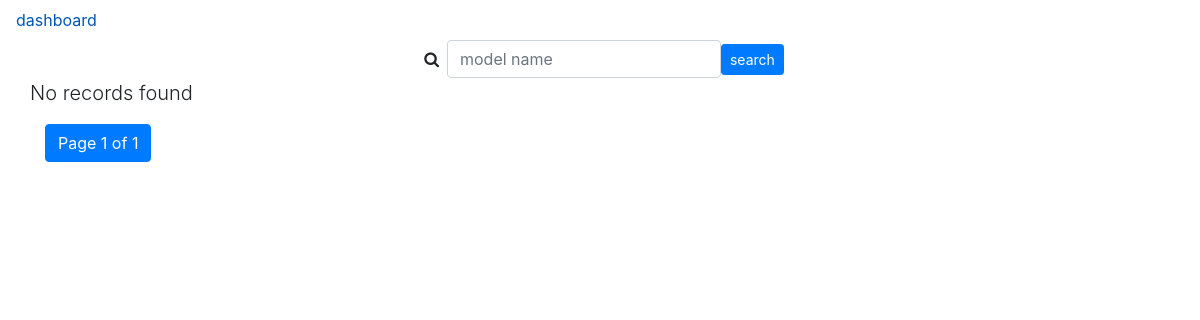
Page /storage/ on the earlier database version.
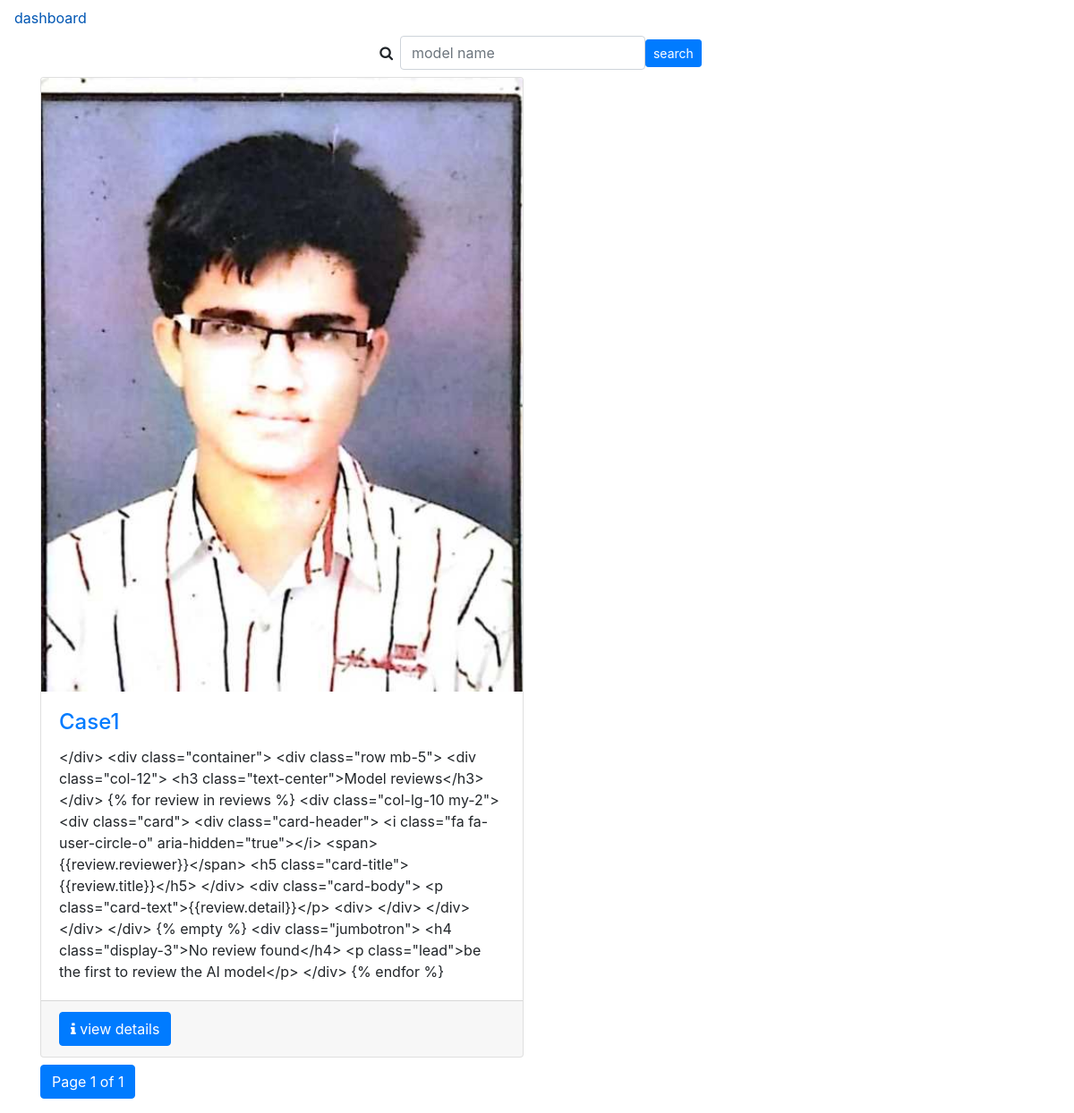
Same page on the later database version.
### storage/models.py (models this page shows, shortened)
class Cases(models.Model):
    Case_category = (
        ('Criminal Case',"Criminal Case"),
        ('Civil Case',"Civil Case"),
        ('Marriage Dissolution',"Marriage Dissolution"),
        ('Paternity and Child Custody',"Paternity and Child Custody"),
        ('Protection Orders Aganist Domestic Violence',"Protection Orders Aganist Domestic Violence"),
        ('Name Changes',"Name Changes"),
        ('Guardianship',"Guardianship"),
        ('Termination of Parental Rights and Adoptions',"Termination of Parental Rights and Adoptions"),
        ('Juvenile Matters',"Juvenile Matters"),
        ('Emancipation and Approval of Underage Marriages',"Emancipation and Approval of Underage Marriages"),
    )
    CaseName = models.CharField(max_length=255,default='Case')
    Category = models.CharField(choices=Case_category,default=Case_category[0][1], max_length=50)
    Description = models.TextField()
    Case_image = models.ImageField(upload_to='Case_dir/images',null=True)
    Contact_No = models.IntegerField(default=911234567890,unique=True)
    Name = models.ForeignKey(User_Profile,on_delete = models.CASCADE)
    email= models.EmailField(max_length=255,default='example@host.com')
    Requested_on = models.DateTimeField(auto_now=True)

### storage/views.py (the view)
# urls.py: path('', CasesListView.as_view(), name='view_cases'),
class CasesListView(ListView):
    model = Cases
    template_name = "storage/view.html"
    paginate_by = 8

### templates/storage/view.html (shortened to what this page needs)
{% extends 'layout/base.html' %}
{% load static %}
{% load crispy_forms_tags %}
{% block content %}
<nav class="nav">
    <a class="nav-link active" href="{% url 'dashboard' %}">dashboard</a>
</nav>
<div class="container">
    <div class="row  justify-content-center">
        <div class="col-l2">
            <form class="form-inline" action="{% url 'search_cases' %}">
                <div class="form-group">
                    <label for="q" class="p-2"><i class="fa fa-search" aria-hidden="true"></i> </label>
                    <input type="text" name="q" id="q" class="form-control " placeholder="model name" aria-describedby="qhelp">
                    <button class="btn btn-sm btn-primary">search</button>
                </div>
            </form>
        </div>
    </div>
</div>
<div class="container">
    <div class="row">
        {% for record in page_obj %}
        <div class="col-lg-6 col-xs-4 my-2">
            <div class="card">
                <a href="{% url 'detail_cases' record.id %}"><img class="card-img-top" src="{{ record.Case_image.url }} " alt=""></a>
                <div class="card-body">
                    <h4 class="card-title"><a href="{% url 'detail_cases' record.id %}">{{record.CaseName}}</a></h4>
                    <p class="card-text">{{record.Description}}</p>
                </div>
                <div class="card-footer">
                    <a class="btn btn-primary" href="{% url 'detail_cases' record.id %}"><i class="fa fa-info" aria-hidden="true"></i> view details</a>
                </div>
            </div>
        </div>
        {% empty %}
        <p class="lead">No records found</p>
        {% endfor %}
    </div>
    <div class="row">
        <div class="col">
            <nav aria-label="Page navigation example">
                <ul class="pagination">
                    <li class="page-item active" aria-current="page">
                        <a class="page-link">
                            Page {{ page_obj.number }} of {{ page_obj.paginator.num_pages }}
                        </a>
                    </li>
                </ul>
            </nav>
        </div>
    </div>
</div>
{% endblock content %}

Differences in the rows shown:
added Cases: Case_image (picture), CaseName "Case1", Description "</div> <div class=\"container\"> <div class=\"row mb-5\"> <div class=\"col-12\"> <h3 class=\"text-center\">Model reviews</h3> </div> {% for review in reviews %} <div class=\"col-lg-10 my-2\"> <div class=\"card\"> <div class=\"card-header\"> <i class=\"fa fa-user-circle-o\" aria-hidden=\"true\"></i> <span>{{review.reviewer}}</span> <h5 class=\"card-title\">{{review.title}}</h5> </div> <div class=\"card-body\"> <p class=\"card-text\">{{review.detail}}</p> <div> </div> </div> </div> </div> {% empty %} <div class=\"jumbotron\"> <h4 class=\"display-3\">No review found</h4> <p class=\"lead\">be the first to review the AI model</p> </div> {% endfor %}"
Other differences:
text no longer shown: "No records found"
